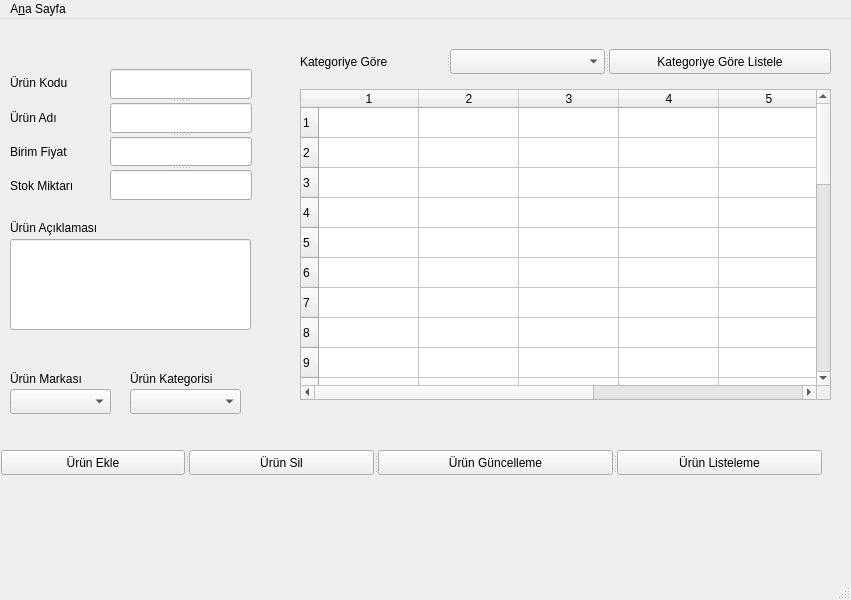
<?xml version="1.0" encoding="UTF-8"?>
<ui version="4.0">
 <class>MainWindow</class>
 <widget class="QMainWindow" name="MainWindow">
  <property name="geometry">
   <rect>
    <x>0</x>
    <y>0</y>
    <width>851</width>
    <height>600</height>
   </rect>
  </property>
  <property name="windowTitle">
   <string>MainWindow</string>
  </property>
  <widget class="QWidget" name="centralwidget">
   <widget class="QLabel" name="label_5">
    <property name="geometry">
     <rect>
      <x>10</x>
      <y>200</y>
      <width>131</width>
      <height>17</height>
     </rect>
    </property>
    <property name="text">
     <string>Ürün Açıklaması</string>
    </property>
   </widget>
   <widget class="QComboBox" name="cmbMarka">
    <property name="geometry">
     <rect>
      <x>10</x>
      <y>370</y>
      <width>101</width>
      <height>25</height>
     </rect>
    </property>
    <property name="currentIndex">
     <number>-1</number>
    </property>
    <item>
     <property name="text">
      <string>Vestel</string>
     </property>
    </item>
    <item>
     <property name="text">
      <string>General Mobile</string>
     </property>
    </item>
    <item>
     <property name="text">
      <string>Apple</string>
     </property>
    </item>
    <item>
     <property name="text">
      <string>Samsung</string>
     </property>
    </item>
    <item>
     <property name="text">
      <string>Oppo</string>
     </property>
    </item>
    <item>
     <property name="text">
      <string>Xiaomi</string>
     </property>
    </item>
   </widget>
   <widget class="QComboBox" name="cmbKategori">
    <property name="geometry">
     <rect>
      <x>130</x>
      <y>370</y>
      <width>111</width>
      <height>25</height>
     </rect>
    </property>
    <property name="currentIndex">
     <number>-1</number>
    </property>
    <item>
     <property name="text">
      <string>Telefon</string>
     </property>
    </item>
    <item>
     <property name="text">
      <string>Bilgisayar</string>
     </property>
    </item>
    <item>
     <property name="text">
      <string>Beyaz Eşya</string>
     </property>
    </item>
    <item>
     <property name="text">
      <string>Diğer</string>
     </property>
    </item>
   </widget>
   <widget class="QLabel" name="label_6">
    <property name="geometry">
     <rect>
      <x>10</x>
      <y>350</y>
      <width>101</width>
      <height>20</height>
     </rect>
    </property>
    <property name="text">
     <string>Ürün Markası</string>
    </property>
   </widget>
   <widget class="QLabel" name="label_7">
    <property name="geometry">
     <rect>
      <x>130</x>
      <y>350</y>
      <width>111</width>
      <height>20</height>
     </rect>
    </property>
    <property name="text">
     <string>Ürün Kategorisi</string>
    </property>
   </widget>
   <widget class="QLineEdit" name="lne_UrunAciklama">
    <property name="geometry">
     <rect>
      <x>10</x>
      <y>220</y>
      <width>241</width>
      <height>91</height>
     </rect>
    </property>
   </widget>
   <widget class="QTableWidget" name="tbl_Listele">
    <property name="geometry">
     <rect>
      <x>300</x>
      <y>70</y>
      <width>531</width>
      <height>311</height>
     </rect>
    </property>
    <property name="rowCount">
     <number>30</number>
    </property>
    <property name="columnCount">
     <number>7</number>
    </property>
    <row/>
    <row/>
    <row/>
    <row/>
    <row/>
    <row/>
    <row/>
    <row/>
    <row/>
    <row/>
    <row/>
    <row/>
    <row/>
    <row/>
    <row/>
    <row/>
    <row/>
    <row/>
    <row/>
    <row/>
    <row/>
    <row/>
    <row/>
    <row/>
    <row/>
    <row/>
    <row/>
    <row/>
    <row/>
    <row/>
    <column/>
    <column/>
    <column/>
    <column/>
    <column/>
    <column/>
    <column/>
   </widget>
   <widget class="QWidget" name="">
    <property name="geometry">
     <rect>
      <x>10</x>
      <y>50</y>
      <width>81</width>
      <height>131</height>
     </rect>
    </property>
    <layout class="QVBoxLayout" name="verticalLayout">
     <item>
      <widget class="QLabel" name="label">
       <property name="text">
        <string>Ürün Kodu</string>
       </property>
      </widget>
     </item>
     <item>
      <widget class="QLabel" name="label_2">
       <property name="text">
        <string>Ürün Adı</string>
       </property>
      </widget>
     </item>
     <item>
      <widget class="QLabel" name="label_3">
       <property name="text">
        <string>Birim Fiyat</string>
       </property>
      </widget>
     </item>
     <item>
      <widget class="QLabel" name="label_4">
       <property name="text">
        <string>Stok Miktarı</string>
       </property>
      </widget>
     </item>
    </layout>
   </widget>
   <widget class="QSplitter" name="splitter_3">
    <property name="geometry">
     <rect>
      <x>1</x>
      <y>431</y>
      <width>821</width>
      <height>25</height>
     </rect>
    </property>
    <property name="orientation">
     <enum>Qt::Horizontal</enum>
    </property>
    <widget class="QPushButton" name="btn_Ekle">
     <property name="text">
      <string>Ürün Ekle</string>
     </property>
    </widget>
    <widget class="QPushButton" name="btn_Sil">
     <property name="text">
      <string>Ürün Sil</string>
     </property>
    </widget>
    <widget class="QPushButton" name="btn_Guncelle">
     <property name="text">
      <string>Ürün Güncelleme</string>
     </property>
    </widget>
    <widget class="QPushButton" name="btn_listele">
     <property name="text">
      <string>Ürün Listeleme</string>
     </property>
    </widget>
   </widget>
   <widget class="QSplitter" name="splitter">
    <property name="geometry">
     <rect>
      <x>110</x>
      <y>50</y>
      <width>142</width>
      <height>131</height>
     </rect>
    </property>
    <property name="orientation">
     <enum>Qt::Vertical</enum>
    </property>
    <widget class="QSplitter" name="splitter_2">
     <property name="orientation">
      <enum>Qt::Vertical</enum>
     </property>
     <widget class="QLineEdit" name="lne_UrunKodu"/>
     <widget class="QLineEdit" name="lne_urunadi"/>
     <widget class="QLineEdit" name="lne_birimfiyat"/>
     <widget class="QLineEdit" name="lne_stokmiktari"/>
    </widget>
   </widget>
   <widget class="QSplitter" name="splitter_4">
    <property name="geometry">
     <rect>
      <x>300</x>
      <y>30</y>
      <width>531</width>
      <height>25</height>
     </rect>
    </property>
    <property name="orientation">
     <enum>Qt::Horizontal</enum>
    </property>
    <widget class="QLabel" name="label_8">
     <property name="text">
      <string>Kategoriye Göre</string>
     </property>
    </widget>
    <widget class="QComboBox" name="cmbKategori_2">
     <property name="currentIndex">
      <number>-1</number>
     </property>
     <item>
      <property name="text">
       <string>Telefon</string>
      </property>
     </item>
     <item>
      <property name="text">
       <string>Bilgisayar</string>
      </property>
     </item>
     <item>
      <property name="text">
       <string>Beyaz Eşya</string>
      </property>
     </item>
     <item>
      <property name="text">
       <string>Diğer</string>
      </property>
     </item>
    </widget>
    <widget class="QPushButton" name="btn_KategoriyeGoreListele">
     <property name="text">
      <string>Kategoriye Göre Listele</string>
     </property>
    </widget>
   </widget>
  </widget>
  <widget class="QMenuBar" name="menubar">
   <property name="geometry">
    <rect>
     <x>0</x>
     <y>0</y>
     <width>851</width>
     <height>22</height>
    </rect>
   </property>
   <widget class="QMenu" name="menuAna_Sayfa">
    <property name="title">
     <string>A&amp;na Sayfa</string>
    </property>
   </widget>
   <addaction name="menuAna_Sayfa"/>
  </widget>
  <widget class="QStatusBar" name="statusbar"/>
 </widget>
 <resources/>
 <connections/>
</ui>
